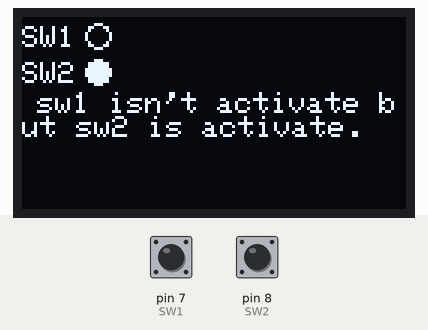
A sketch run on a simulated Arduino Uno, built with avr-gcc and run on an emulated ATmega328P. Parts: 128×64 one-colour display. The inputs (shaded band) are chosen by the test bench; at power-on: pin 8 (SW2) LOW, pin 7 (SW1) HIGH.

Above: at 1.2 s.
1.3 s: pin 8 (SW2) pulled HIGH for 0.15 s
At 1.42 s:
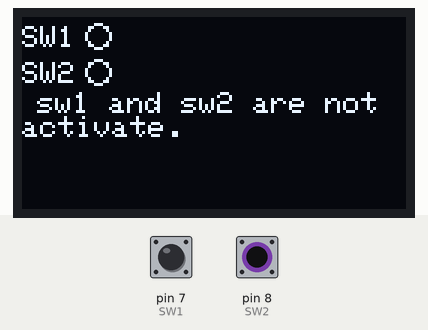
3.0 s: pin 8 (SW2) pulled HIGH for 3.2 s
Timing chart, 0 to 6.0 s (numbered marks = the images above; inputs shaded):
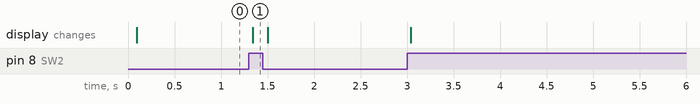

The sketch:

OLED_display_ex1.ino
```cpp
#include<SPI.h>
#include<Wire.h>
#include<Adafruit_GFX.h>
#include<Adafruit_SSD1306.h>

#define SCREEN_WIDTH 128
#define SCREEN_HEIGHT 64
#define OLED_RESET -1

#define SW1 7
#define SW2 8
Adafruit_SSD1306 display(SCREEN_WIDTH, SCREEN_HEIGHT, &Wire,OLED_RESET);
void setup() {
  pinMode(SW1,INPUT);
  pinMode(SW2,INPUT);

  display.begin(SSD1306_SWITCHCAPVCC, 0x3c);
  display.clearDisplay();

  display.setTextSize(1);
  display.setTextColor(WHITE);
  display.setCursor(0,3);
  display.println("SW1");
  display.drawCircle(25,6,4,WHITE);
  display.setCursor(0,15);
  display.println("SW2");
  display.drawCircle(25,18,4,WHITE);
  display.setCursor(5,25);
  display.println("sw1 and sw2 are not activate.");
  display.display();
}

void loop() {
  if(digitalRead(SW1)==0&&digitalRead(SW2)==1){
    display.clearDisplay();
    display.setTextSize(1);
    display.setTextColor(WHITE);
    display.setCursor(0,3);
    display.println("SW1");
    display.setCursor(0,15);
    display.println("SW2");
    display.fillCircle(25,6,4,WHITE);
    display.drawCircle(25,18,4,WHITE);
    display.setCursor(5,25);
    display.println("sw1 is activate but sw2 isn't activate.");
    display.display();
  }

  if(digitalRead(SW1)==1&&digitalRead(SW2)==0){
    display.clearDisplay();
    display.setTextSize(1);
    display.setTextColor(WHITE);
    display.setCursor(0,3);
    display.println("SW1");
    display.setCursor(0,15);
    display.println("SW2");
    display.drawCircle(25,6,4,WHITE);
    display.fillCircle(25,18,4,WHITE);
    display.setCursor(5,25);
    display.println("sw1 isn't activate but sw2 is activate.");
    display.display();
  }

  if(digitalRead(SW1)==1&&digitalRead(SW2)==1){
    display.clearDisplay();
    display.setTextSize(1);
    display.setTextColor(WHITE);
    display.setCursor(0,3);
    display.println("SW1");
    display.drawCircle(25,6,4,WHITE);
    display.setCursor(0,15);
    display.println("SW2");
    display.drawCircle(25,18,4,WHITE);
    display.setCursor(5,25);
    display.println("sw1 and sw2 are not activate.");
    display.display();
  }
}
```

Measured:
- after the input at 1.3 s, the display: changes at once (image 1)
